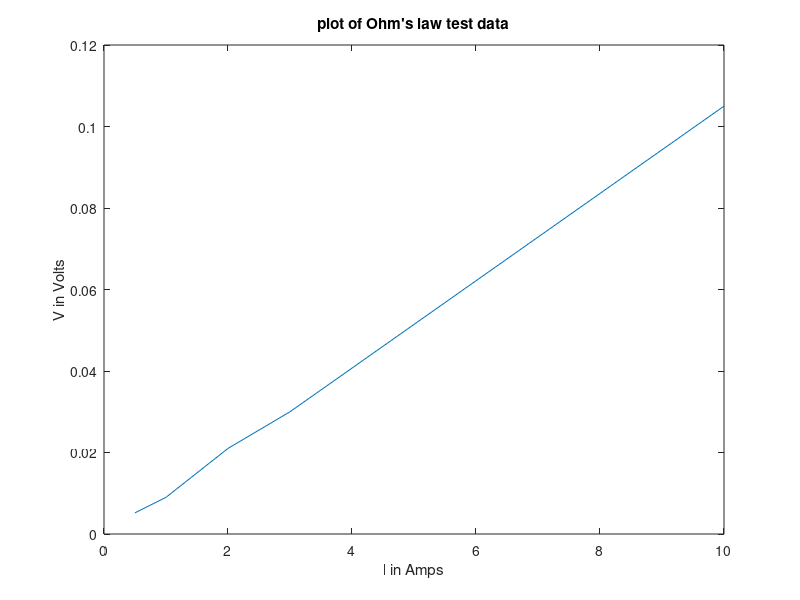

The MATLAB script that drew this image:
%Question8.m
%   Author: Thomas Laurent
%   Graph Ohm's law test

clear
close all
clc

% INPUT
V = [0.5,1,2,3,10];                     % Y-axis
I = [0.0052,0.009,0.021,0.03,0.105];    % X-axis

%GRAPH

plot(V,I); 
hold on
xlabel('I in Amps'); 
ylabel('V in Volts'); 
title('plot of Ohm''s law test data'); 